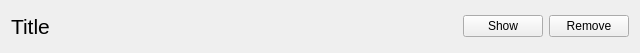
<?xml version="1.0" encoding="UTF-8"?>
<ui version="4.0">
 <class>NoteDocumentView</class>
 <widget class="QWidget" name="NoteDocumentView">
  <property name="geometry">
   <rect>
    <x>0</x>
    <y>0</y>
    <width>640</width>
    <height>53</height>
   </rect>
  </property>
  <property name="windowTitle">
   <string>Form</string>
  </property>
  <layout class="QHBoxLayout" name="horizontalLayout">
   <item>
    <widget class="QLabel" name="titleLabel">
     <property name="sizePolicy">
      <sizepolicy hsizetype="Expanding" vsizetype="Preferred">
       <horstretch>0</horstretch>
       <verstretch>0</verstretch>
      </sizepolicy>
     </property>
     <property name="font">
      <font>
       <pointsize>16</pointsize>
      </font>
     </property>
     <property name="text">
      <string>Title</string>
     </property>
    </widget>
   </item>
   <item>
    <widget class="QPushButton" name="showButton">
     <property name="text">
      <string>Show</string>
     </property>
    </widget>
   </item>
   <item>
    <widget class="QPushButton" name="removeButton">
     <property name="text">
      <string>Remove</string>
     </property>
    </widget>
   </item>
  </layout>
 </widget>
 <resources/>
 <connections/>
</ui>
